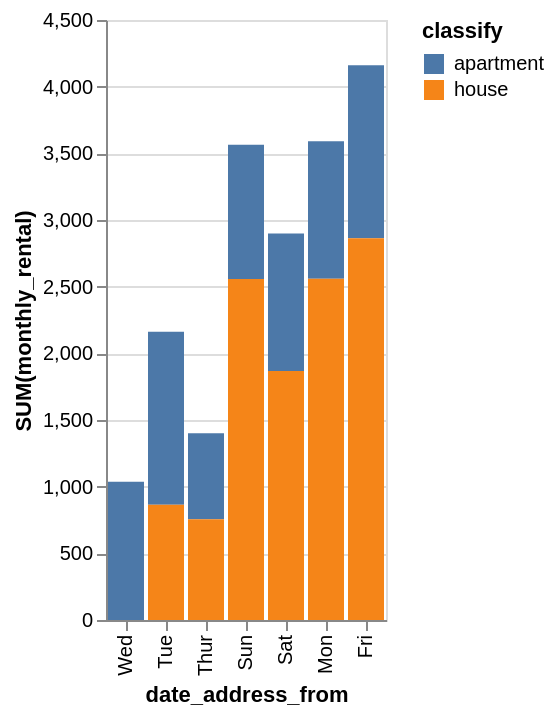

Vega-Lite specification stored for this chart:
### Vega-Lite specification from a JSON file in a GitHub repository (floating-point values rounded to 4 significant figures)
{"data": {"values": [{"x_data": "Mon", "y_data": 1032, "classify": "apartment"}, {"x_data": "Tue", "y_data": 1297, "classify": "apartment"}, {"x_data": "Wed", "y_data": 1036, "classify": "apartment"}, {"x_data": "Thur", "y_data": 644, "classify": "apartment"}, {"x_data": "Fri", "y_data": 1297, "classify": "apartment"}, {"x_data": "Sat", "y_data": 1032, "classify": "apartment"}, {"x_data": "Sun", "y_data": 1007, "classify": "apartment"}, {"x_data": "Mon", "y_data": 2559, "classify": "house"}, {"x_data": "Tue", "y_data": 865, "classify": "house"}, {"x_data": "Wed", "y_data": 0, "classify": "house"}, {"x_data": "Thur", "y_data": 756, "classify": "house"}, {"x_data": "Fri", "y_data": 2864, "classify": "house"}, {"x_data": "Sat", "y_data": 1867, "classify": "house"}, {"x_data": "Sun", "y_data": 2558, "classify": "house"}]}, "mark": "bar", "encoding": {"x": {"field": "x_data", "type": "nominal", "title": "date_address_from", "sort": "descending"}, "y": {"field": "y_data", "type": "quantitative", "title": "SUM(monthly_rental)"}, "color": {"field": "classify"}}}
